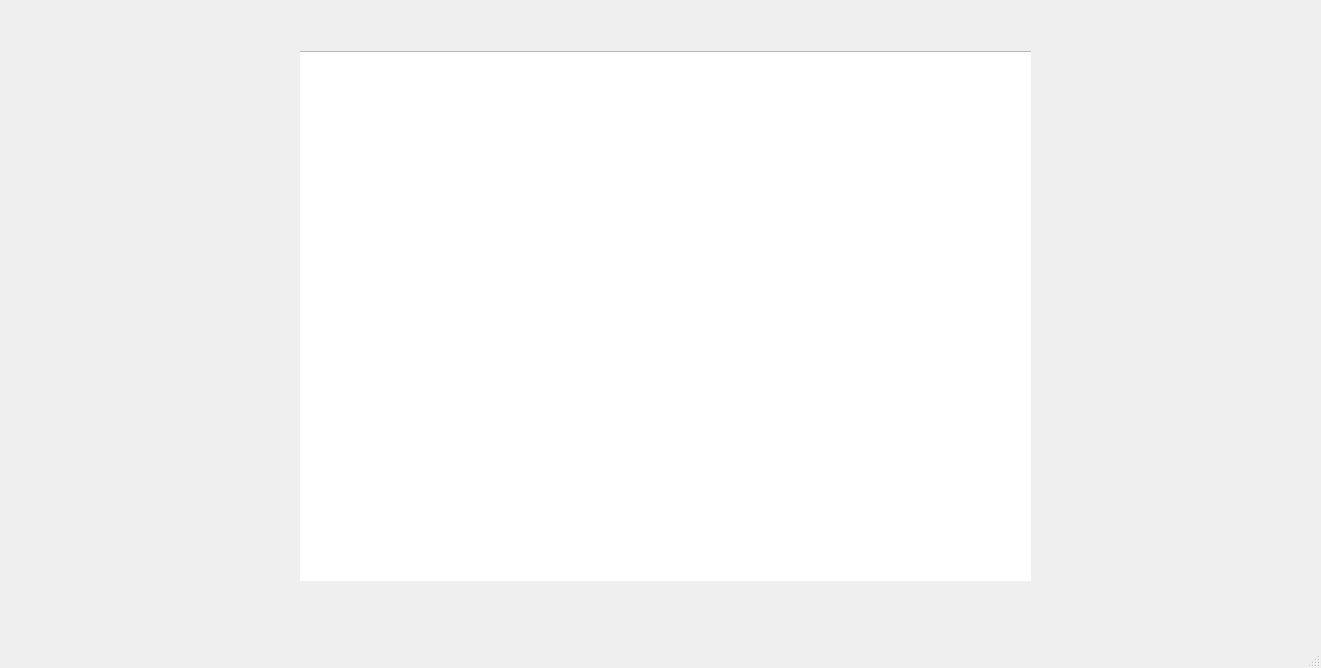
<?xml version="1.0" encoding="UTF-8"?>
<ui version="4.0">
 <class>RenderScreen</class>
 <widget class="QMainWindow" name="RenderScreen">
  <property name="geometry">
   <rect>
    <x>0</x>
    <y>0</y>
    <width>1321</width>
    <height>668</height>
   </rect>
  </property>
  <property name="windowTitle">
   <string>MainWindow</string>
  </property>
  <widget class="QWidget" name="centralwidget">
   <widget class="QWidget" name="canvas" native="true">
    <property name="geometry">
     <rect>
      <x>300</x>
      <y>50</y>
      <width>731</width>
      <height>531</height>
     </rect>
    </property>
    <property name="autoFillBackground">
     <bool>false</bool>
    </property>
    <widget class="QTextBrowser" name="textBrowser">
     <property name="geometry">
      <rect>
       <x>-5</x>
       <y>1</y>
       <width>741</width>
       <height>531</height>
      </rect>
     </property>
     <property name="html">
      <string>&lt;!DOCTYPE HTML PUBLIC &quot;-//W3C//DTD HTML 4.0//EN&quot; &quot;http://www.w3.org/TR/REC-html40/strict.dtd&quot;&gt;
&lt;html&gt;&lt;head&gt;&lt;meta name=&quot;qrichtext&quot; content=&quot;1&quot; /&gt;&lt;meta charset=&quot;utf-8&quot; /&gt;&lt;style type=&quot;text/css&quot;&gt;
p, li { white-space: pre-wrap; }
hr { height: 1px; border-width: 0; }
li.unchecked::marker { content: &quot;\2610&quot;; }
li.checked::marker { content: &quot;\2612&quot;; }
&lt;/style&gt;&lt;/head&gt;&lt;body style=&quot; font-family:'Segoe UI'; font-size:9pt; font-weight:400; font-style:normal;&quot;&gt;
&lt;p style=&quot;-qt-paragraph-type:empty; margin-top:0px; margin-bottom:0px; margin-left:0px; margin-right:0px; -qt-block-indent:0; text-indent:0px;&quot;&gt;&lt;br /&gt;&lt;/p&gt;&lt;/body&gt;&lt;/html&gt;</string>
     </property>
    </widget>
   </widget>
  </widget>
  <widget class="QMenuBar" name="menubar">
   <property name="geometry">
    <rect>
     <x>0</x>
     <y>0</y>
     <width>1321</width>
     <height>21</height>
    </rect>
   </property>
  </widget>
  <widget class="QStatusBar" name="statusbar"/>
 </widget>
 <resources/>
 <connections/>
</ui>
